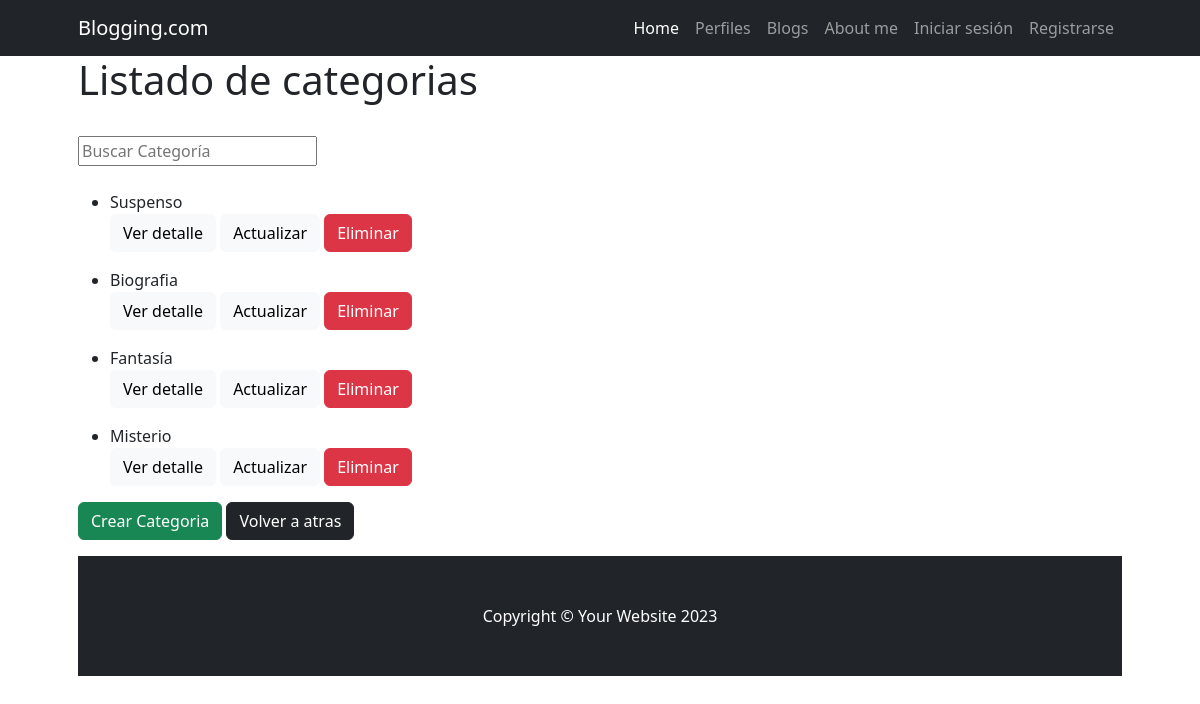
Page /blog/blogcategoria/list/ on the committed database.
### Blog/models.py (models this page shows, shortened)
class BlogCategoria(models.Model):
    nombre = models.CharField(max_length=50)
    descripcion = models.CharField(max_length=1000, null=True, blank=True, verbose_name="descripción")
    class Meta:
        verbose_name = "categoria de blogs"
        verbose_name_plural = "categorias de blogs"

### Blog/views.py (the view)
# urls.py: path("blogcategoria/list/", views.BlogCategoriaList.as_view(), name="blogcategoria_list"),
class BlogCategoriaList(ListView):
    model = models.BlogCategoria
    def get_queryset(self):
        if self.request.GET.get("buscar"):
            consulta = self.request.GET.get("buscar")
            object_list = models.BlogCategoria.objects.filter(nombre__icontains=consulta)
        else:
            object_list = models.BlogCategoria.objects.all()
        return object_list

### Blog/templates/blog/blogcategoria_list.html
{% extends 'Blog/base.html' %}
{% block title %}
    <h1>Listado de categorias</h1>
{% endblock title %}
{% block blog %}
    <div class="py-4 ">
        <form action="" method="get">
            <input type="text" name="buscar" placeholder="Buscar Categoría">
        </form>
    </div>
    {% for categoria in object_list %}
        <ul>
            <li> {{ categoria.nombre}} </li>
                <a href="{% url 'blog:blogcategoria_detail' categoria.id %}"class="btn btn-light">Ver detalle</a>
                <a href="{% url 'blog:blogcategoria_update' categoria.id %}"class="btn btn-light">Actualizar</a>
                <a href="{% url 'blog:blogcategoria_delete' categoria.id %}" class="btn btn-danger">Eliminar</a>
        </ul>
    {% endfor %}
    <a href="{% url 'blog:blogcategoria_create' %}" class="btn btn-success ">Crear Categoria</a>
    <a href="{% url 'blog:index' %}" class="btn btn-dark">Volver a atras</a>
{% endblock blog %}

### rows in the picture
BlogCategoria: nombre "Suspenso"
BlogCategoria: nombre "Biografia"
BlogCategoria: nombre "Fantasía"
BlogCategoria: nombre "Misterio"
